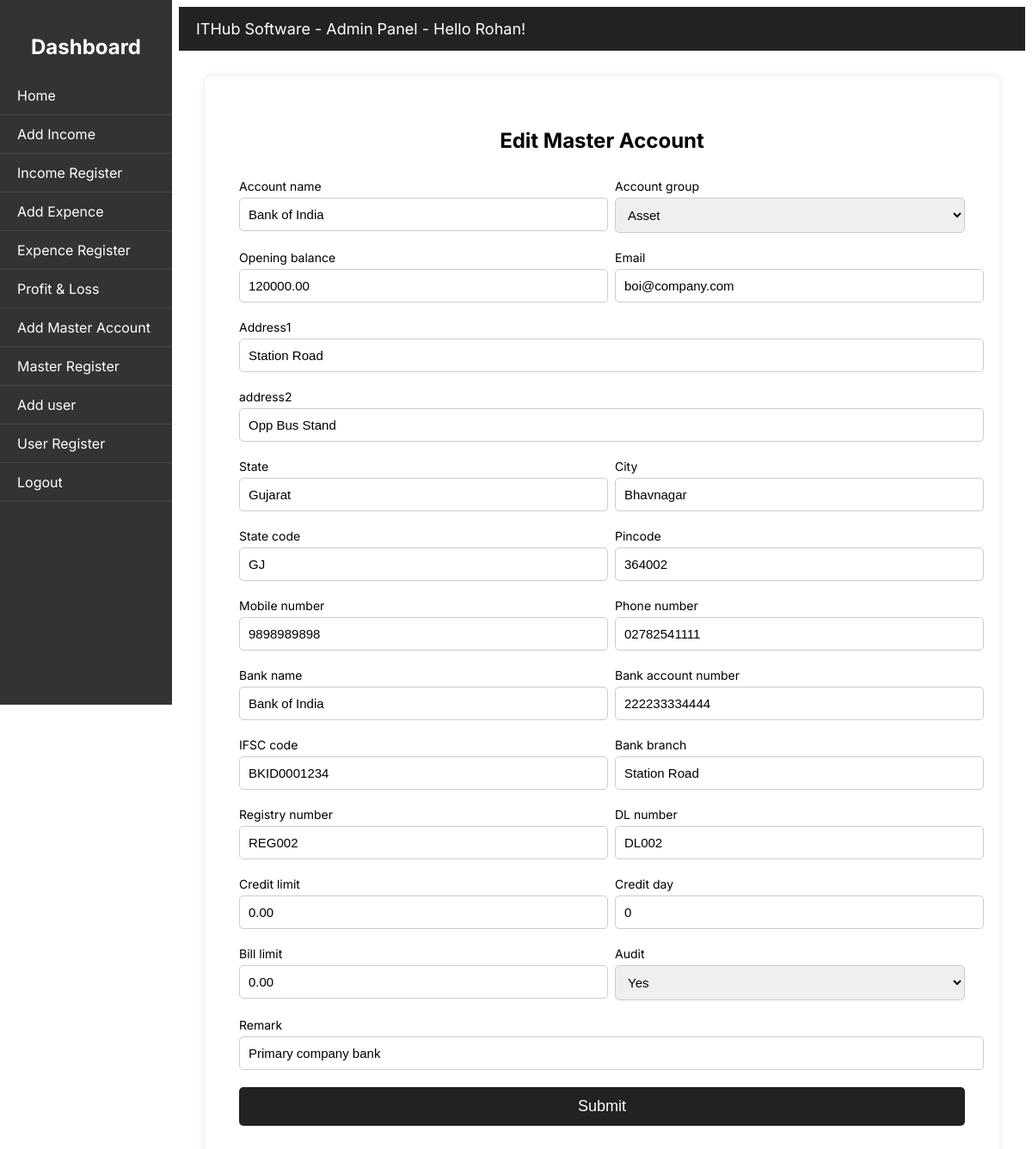
The app's page /Admin/edit_master_account.php?id=2 (signed in) with its own data.
### tables this page shows
CREATE TABLE `master_account` (
  `id` int(11) NOT NULL,
  `acc_name` varchar(100) NOT NULL,
  `acc_group` varchar(50) DEFAULT NULL,
  `opening_balance` decimal(10,2) DEFAULT 0.00,
  `address1` varchar(255) DEFAULT NULL,
  `address2` varchar(255) DEFAULT NULL,
  `city` varchar(50) DEFAULT NULL,
  `pincode` varchar(10) DEFAULT NULL,
  `state` varchar(50) DEFAULT NULL,
  `state_code` varchar(10) DEFAULT NULL,
  `mobile_number` varchar(15) DEFAULT NULL,
  `phone_number` varchar(15) DEFAULT NULL,
  `email` varchar(100) DEFAULT NULL,
  `bank_name` varchar(100) DEFAULT NULL,
  `bank_account_number` varchar(50) DEFAULT NULL,
  `bank_ifsc` varchar(20) DEFAULT NULL,
  `bank_branch` varchar(100) DEFAULT NULL,
  `registry_number` varchar(50) DEFAULT NULL,
  `dl_number` varchar(50) DEFAULT NULL,
  `credit_limit` decimal(15,2) DEFAULT 0.00,
  `credit_day` int(11) DEFAULT 0,
  `bill_limit` decimal(15,2) DEFAULT 0.00,
  `audit` varchar(255) DEFAULT NULL,
  `remark` varchar(255) DEFAULT NULL,
  `created_at` timestamp NOT NULL DEFAULT current_timestamp()
);

### Admin/edit_master_account.php (the view, shortened to what this page needs)
<!DOCTYPE html>
<html lang="en">
<head>
    <link rel="stylesheet" href="../ins/Style.css">
    <?php
    require_once('../ins/connection.php');
    extract($_REQUEST);
    $sql = "select * from master_account where id=$id";
    $result = mysqli_query($link, $sql) or die(mysqli_error($link));
    $row = mysqli_fetch_assoc($result);
    extract($row);
    ?>
</head>
<body>
    <div class="sidebar">
        <h2>Dashboard</h2>
        <a href="Dashboard.php">Home</a>
        <a href="add_income.php">Add Income</a>
        <a href="income_register.php">Income Register</a>
        <a href="add_expence.php">Add Expence</a>
        <a href="expence_register.php">Expence Register</a>
        <a href="profit_loss.php">Profit & Loss</a>
        <a href="master_account_add.php">Add Master Account</a>
        <a href="master_account_register.php">Master Register</a>
        <a href="add_user.php">Add user</a>
        <a href="user_register.php">User Register</a>
        <a href="logout.php">Logout</a>
    </div>
    <div class="topbar">ITHub Software - Admin Panel - Hello <?php echo $_SESSION['user_name']; ?>!</div>
    <div class="content">
        <div class="box">
            <h2>Edit Master Account</h2>
            <form action="submit/update_master_account.php" method="POST">
                <div class="form-grid">
                    <div class="form-group">
                        <label>Account name</label>
                        <input type="text" name="acc_name" value="<?= $acc_name ?>" required>
                    </div>
                    <div class="form-group">
                        <label>Account group</label>
                        <select name="acc_group">
                            <option <?php echo ($acc_group == "Asset") ? "selected" : ""; ?>>Asset</option>
                        </select>
                    </div>
                    <div class="form-group">
                        <label>Opening balance</label>
                        <input type="number" name="opening_balance" value="<?= $opening_balance ?>" required>
                    </div>
                    <div class="form-group">
                        <label>Email</label>
                        <input type="mail" name="email" value="<?= $email ?>" required>
                    </div>
                    <div class="form-group full-width">
                        <label>Address1</label>
                        <input type="text" name="address1" value="<?= $address1 ?>" required>
                    </div>
                    <div class="form-group full-width">
                        <label>address2</label>
                        <input type="text" name="address2" value="<?= $address2 ?>" required>
                    </div>
                    <div class="form-group">
                        <label>State</label>
                        <input type="text" name="state" value="<?= $state ?>" required>
                    </div>
                    <div class="form-group">
                        <label>City</label>
                        <input type="text" name="city" value="<?= $city ?>" required>
                    </div>
                    <div class="form-group">
                        <label>State code</label>
                        <input type="text" name="state_code" value="<?= $state_code ?>" required>
                    </div>
                    <div class="form-group">
                        <label>Pincode</label>
                        <input type="number" name="pincode" value="<?= $pincode ?>" required>
                    </div>
                    <div class="form-group">
                        <label>Mobile number</label>
                        <input type="number" name="mobile_number" value="<?= $mobile_number ?>" required>
                    </div>
                    <div class="form-group">
                        <label>Phone number</label>
                        <input type="number" name="phone_number" value="<?= $phone_number ?>" required>
                    </div>
                    <div class="form-group">
                        <label>Bank name</label>
                        <input type="text" name="bank_name" value="<?= $bank_name ?>" required>
                    </div>
                    <div class="form-group">
                        <label>Bank account number</label>
                        <input type="number" name="bank_account_number" value="<?= $bank_account_number ?>" required>
                    </div>
                    <div class="form-group">
                        <label>IFSC code</label>
                        <input type="text" name="bank_ifsc" value="<?= $bank_ifsc ?>" required>
                    </div>
                    <div class="form-group">
                        <label>Bank branch</label>
                        <input type="text" name="bank_branch" value="<?= $bank_branch ?>" required>
                    </div>
                    <div class="form-group">
                        <label>Registry number</label>
                        <input type="text" name="registry_number" value="<?= $registry_number ?>" required>
                    </div>
                    <div class="form-group">
                        <label>DL number</label>
                        <input type="text" name="dl_number" value="<?= $dl_number ?>" required>
                    </div>
                    <div class="form-group">
                        <label>Credit limit</label>
                        <input type="number" name="credit_limit" value="<?= $credit_limit ?>" required>
                    </div>
                    <div class="form-group">
                        <label>Credit day</label>
                        <input type="number" name="credit_day" value="<?= $credit_day ?>" required>
                    </div>
                    <div class="form-group">
                        <label>Bill limit</label>
                        <input type="number" name="bill_limit" value="<?= $bill_limit ?>" required>
                    </div>
                    <div class="form-group">
                        <label>Audit</label>
                        <select name="audit">
                            <option <?php echo ($audit == "Yes") ? "selected" : ""; ?>>Yes</option>
                        </select>
                    </div>
                    <div class="form-group full-width">
                        <label>Remark</label>
                        <input type="text" name="remark" value="<?= $remark ?>" required>
                    </div>
                    <div class="form-group full-width">
                        <input type="submit" value="Submit">
                    </div>
                </div>
            </form>
        </div>
    </div>
</body>
</html>

### ins/Style.css (style rules this page uses)
body { font-family: "Inter", sans-serif; }
.sidebar { width: 200px; height: 100vh; background: #333; color: #fff; position: fixed; top: 0; left: 0; padding-top: 20px; }
.sidebar h2 { text-align: center; margin-bottom: 20px; }
.sidebar a { display: block; padding: 12px 20px; color: #fff; text-decoration: none; border-bottom: 1px solid #444; }
.topbar { margin-left: 200px; background: #222; color: #fff; padding: 15px 20px; font-size: 18px; }
.content { margin-left: 200px; padding: 30px; }
.box { max-width: 900px; margin: auto; background: #fff; padding: 40px; border-radius: 8px; box-shadow: 0 0 10px rgba(0, 0, 0, 0.1); }
.box h2 { text-align: center; margin-bottom: 30px; }
a { text-decoration: none; color: #222; }
.form-grid { display: grid; grid-template-columns: 1fr 1fr; gap: 20px 30px; }
.form-group { display: flex; flex-direction: column; }
.form-group label { font-size: 14px; margin-bottom: 5px; }
.form-group input, .form-group select { padding: 10px; font-size: 15px; border: 1px solid #ccc; border-radius: 5px; width: 100%; }
.full-width { grid-column: 1 / -1; }
input[type="submit"] { padding: 12px; font-size: 18px; background: #222; color: #fff; border: none; border-radius: 5px; cursor: pointer; }

### records on screen
master_account: acc_name "Bank of India", acc_group "Asset", opening_balance "120000.00", email "boi@company.com", address1 "Station Road", address2 "Opp Bus Stand", state "Gujarat", city "Bhavnagar", state_code "GJ", pincode "364002", mobile_number "9898989898", phone_number "02782541111", bank_name "Bank of India", bank_account_number "222233334444", bank_ifsc "BKID0001234", bank_branch "Station Road", registry_number "REG002", dl_number "DL002", credit_limit "0.00", credit_day "0", bill_limit "0.00", audit "Yes", remark "Primary company bank"

### other values on screen
$_SESSION['user_name'] "Rohan"
